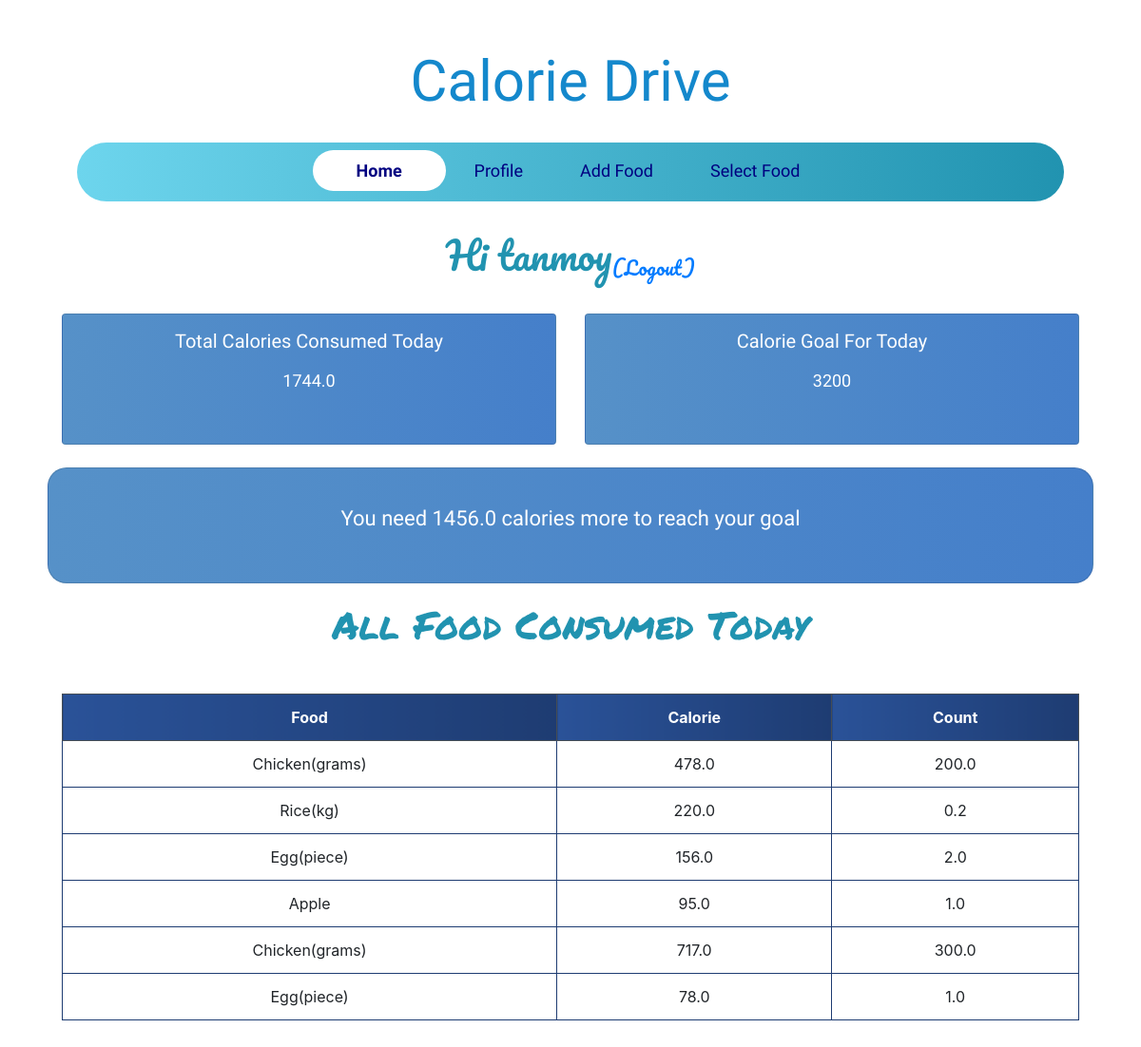
The app's page / (signed in) with its own data.
### calories/models.py (models this page shows, shortened)
class Profile(models.Model):
	person_of = models.ForeignKey(User,null=True,on_delete=models.CASCADE)
	calorie_count = models.FloatField(default=0,null=True,blank=True)
	food_selected = models.ForeignKey(Food,on_delete=models.CASCADE,null=True,blank=True)
	quantity = models.FloatField(default=0)
	total_calorie = models.FloatField(default=0,null=True)
	date = models.DateField(auto_now_add = True)
	calorie_goal = models.PositiveIntegerField(default=0)
	all_food_selected_today = models.ManyToManyField(Food,through='PostFood',related_name='inventory')

class PostFood(models.Model):
    profile = models.ForeignKey(Profile,on_delete=models.CASCADE)
    food = models.ForeignKey(Food,on_delete=models.CASCADE)
    calorie_amount = models.FloatField(default=0,null=True,blank=True)
    amount = models.FloatField(default=0)

class Food(models.Model):
	name = models.CharField(max_length=200 ,null=False)
	quantity = models.PositiveIntegerField(null=False,default=0)
	calorie = models.FloatField(null=False,default=0)
	person_of = models.ForeignKey(User,null=True,on_delete=models.CASCADE)

### calories/views.py (the view)
# urls.py: path('', HomePageView,name='home'),
@login_required(login_url='login')
def HomePageView(request):
	calories = Profile.objects.filter(person_of=request.user).last()
	calorie_goal = calories.calorie_goal
	if date.today() > calories.date:
		profile=Profile.objects.create(person_of=request.user)
		profile.save()
	calories = Profile.objects.filter(person_of=request.user).last()
	all_food_today=PostFood.objects.filter(profile=calories)
	calorie_goal_status = calorie_goal -calories.total_calorie
	over_calorie = 0
	if calorie_goal_status < 0 :
		over_calorie = abs(calorie_goal_status)
	context = {
	'total_calorie':calories.total_calorie,
	'calorie_goal':calorie_goal,
	'calorie_goal_status':calorie_goal_status,
	'over_calorie' : over_calorie,
	'food_selected_today':all_food_today
	}
	return render(request, 'home.html',context)

### templates/home.html
{% extends 'base.html' %}
{% block content %}
<h1 id="username" class="text-center mt-4 headline">Hi {{ request.user }}<sub><a href="{% url "logout" %}">(Logout)</a></sub></h1>
<div class="container mt-2">
  <div class="row">
    <div class="col-lg-6 col-sm-12 item ">
      <div class="card item-card card-block">
        <h5 class="card-title mt-3 mb-3 text-center">Total Calories Consumed Today</h5>
        <p class="card-text text-center">{{ total_calorie }}</p>
    </div>
    </div>
    <div class="col-lg-6 col-sm-12 item">
      <div class="card item-card card-block mt-sm-2 mt-lg-0">
        <h5 class="card-title  mt-3 mb-3 text-center">Calorie Goal For Today</h5>
        <p class="card-text text-center">{{ calorie_goal }}</p>
  </div>
    </div>
  </div>
</div>
      <div class="card text-white text-center mt-4"  style="border-radius: 20px;">
        <div class="card-body">
          <p class="card-text text-center pt-3" style="font-size:22px">
          {% if calorie_goal_status > 0 %}
      You need  {{ calorie_goal_status }} calories more to reach your goal
      {% elif calorie_goal == 0 %}
      <a href="{% url "profile" %}"> Enter your calorie goal for the day </a>
      {% else %}
      You surpassed your goal by {{ over_calorie }} calories
      {% endif %} </p>
        </div>
      </div>
<h1 class="headline text-center mt-auto mb-auto">All Food Consumed Today </h1>
<div class="container table-responsive py-5">
<table class="table table-bordered table-hover">
  <thead class="thead-dark">
    <tr class="text-center">
      <th scope="col">Food</th>
      <th scope="col">Calorie</th>
      <th scope="col">Count</th>
    </tr>
  </thead>
  <tbody>
    {% for food in food_selected_today %}
    <tr class="text-center">
      <td> {{ food.food.name }}</td>
      <td> {{ food.calorie_amount }}</td>
      <td> {{ food.amount }}</td>
    </tr>
    {% endfor %}
  </tbody>
</table>
</div>
{% endblock content %}

### static/css/base.css (style rules this page uses)
a { text-decoration:none !important; }
body { font-family: Arial; background-color: #3498DB; padding: 50px; }
#username { font-family: 'Pacifico', cursive; padding-top:0px; padding-bottom:30px; }
#username sub { font-size: 20px; }
.item { padding-left:5px; padding-right:5px; }
.card { background: #457fca; background: -webkit-linear-gradient(to right, #5691c8, #457fca); background: linear-gradient(to right, #5691c8, #457fca); color:white; }
.item-card { transition:0.5s; cursor:pointer; }
.card-text { height:80px; font-size: 18px; }
.card::before, .card::after { position: absolute; top: 0; right: 0; bottom: 0; left: 0; transform: scale3d(0, 0, 1); transition: transform .3s ease-out 0s; background: rgba(255, 255, 255, 0.1); content: ''; pointer-events: none; }
.card::before { transform-origin: left top; }
.card::after { transform-origin: right bottom; }
th { background: #1e3c72; background: -webkit-linear-gradient(to right, #2a5298, #1e3c72); background: linear-gradient(to right, #2a5298, #1e3c72); }
.card { font-family: 'Grandstander', cursive; font-family: 'Ubuntu', sans-serif; }
.headline { font-family: 'Permanent Marker', cursive; padding-top:20px; color: #2193b0; color: -webkit-linear-gradient(to right, #6dd5ed, #2193b0); color: linear-gradient(to right, #6dd5ed, #2193b0); }
.table { background-color: white; color: #18AD7C; }
table.table-bordered > thead > tr > th { border:1px solid #1e3c72; }
table.table-bordered > tbody > tr > td { border:1px solid #1e3c72; }

### records on screen
Profile: total_calorie "1744.0"
PostFood: food.name "Chicken(grams)", calorie_amount "478.0", amount "200.0"
PostFood: food.name "Rice(kg)", calorie_amount "220.0", amount "0.2"
PostFood: food.name "Egg(piece)", calorie_amount "156.0", amount "2.0"
PostFood: food.name "Apple", calorie_amount "95.0", amount "1.0"
PostFood: food.name "Chicken(grams)", calorie_amount "717.0", amount "300.0"
PostFood: food.name "Egg(piece)", calorie_amount "78.0", amount "1.0"

### other values on screen
{{ request.user }} "tanmoy"
{{ calorie_goal }} "3200"
{{ calorie_goal_status }} "1456.0"
